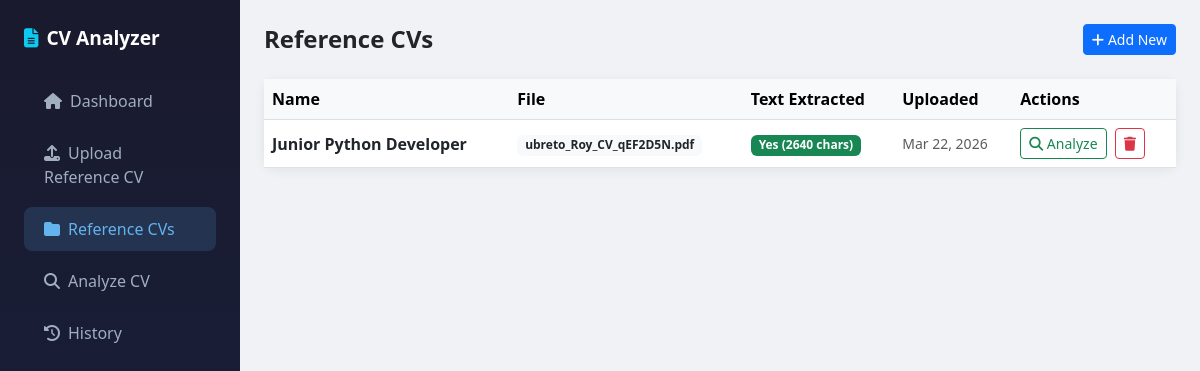
The page /reference/list/ on the database its author committed.
### analyzer/models.py (models this page shows, shortened)
class ReferenceCV(models.Model):
    name = models.CharField(max_length=255)
    file = models.FileField(upload_to='reference_cvs/')
    extracted_text = models.TextField(blank=True)
    uploaded_at = models.DateTimeField(auto_now_add=True)
    is_active = models.BooleanField(default=True)
    class Meta:
        ordering = ['-uploaded_at']

### analyzer/views.py (the view)
# urls.py: path('reference/list/', views.reference_list, name='reference_list'),
def reference_list(request):
    references = ReferenceCV.objects.all()
    return render(request, 'analyzer/reference_list.html', {'references': references})

### analyzer/templates/analyzer/reference_list.html (shortened to what this page needs)
{% extends 'analyzer/base.html' %}
{% block content %}
<div class="d-flex justify-content-between align-items-center mb-4">
    <h4 class="fw-bold mb-0">Reference CVs</h4>
    <a href="{% url 'analyzer:upload_reference' %}" class="btn btn-primary btn-sm">
        <i class="fas fa-plus me-1"></i>Add New
    </a>
</div>
<div class="card">
    {% if references %}
        <div class="table-responsive">
            <table class="table table-hover align-middle mb-0">
                <thead class="table-light">
                    <tr>
                        <th>Name</th>
                        <th>File</th>
                        <th>Text Extracted</th>
                        <th>Uploaded</th>
                        <th>Actions</th>
                    </tr>
                </thead>
                <tbody>
                {% for ref in references %}
                    <tr>
                        <td class="fw-semibold">{{ ref.name }}</td>
                        <td><span class="badge bg-light text-dark">{{ ref.file.name|slice:"15:" }}</span></td>
                        <td>
                            {% if ref.extracted_text %}
                                <span class="badge bg-success">Yes ({{ ref.extracted_text|length }} chars)</span>
                            {% else %}
                                <span class="badge bg-danger">No</span>
                            {% endif %}
                        </td>
                        <td class="text-muted small">{{ ref.uploaded_at|date:"M d, Y" }}</td>
                        <td>
                            <a href="{% url 'analyzer:analyze' %}?ref={{ ref.pk }}" class="btn btn-sm btn-outline-success me-1">
                                <i class="fas fa-search"></i> Analyze
                            </a>
                            <a href="{% url 'analyzer:delete_reference' ref.pk %}" class="btn btn-sm btn-outline-danger">
                                <i class="fas fa-trash"></i>
                            </a>
                        </td>
                    </tr>
                {% endfor %}
                </tbody>
            </table>
        </div>
    {% else %}
        <div class="text-center py-5 text-muted">
            <i class="fas fa-folder-open fs-1 mb-3"></i>
            <p>No reference CVs yet. <a href="{% url 'analyzer:upload_reference' %}">Upload one!</a></p>
        </div>
    {% endif %}
</div>
{% endblock %}

### analyzer/templates/analyzer/base.html (style rules this page uses)
body { background: #f0f2f5; }
.card { border: none; border-radius: 12px; box-shadow: 0 2px 12px rgba(0,0,0,0.07); }

### rows shown on the page
ReferenceCV: name "Junior Python Developer", file.name "ubreto_Roy_CV_qEF2D5N.pdf", extracted_text|length "2640", uploaded_at "Mar 22, 2026"
